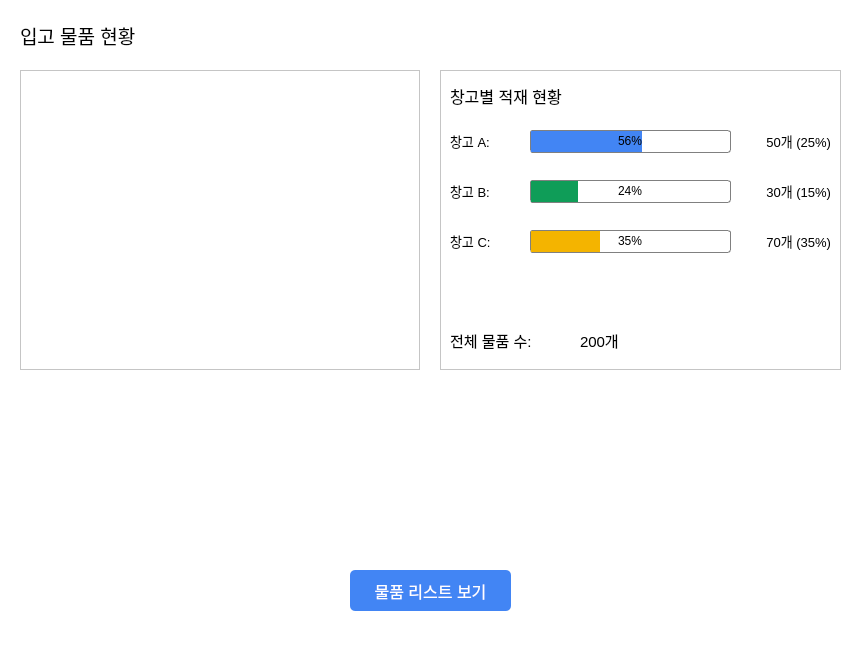
<?xml version="1.0" encoding="UTF-8"?>
<ui version="4.0">
 <class>inventory</class>
 <widget class="QWidget" name="inventory">
  <property name="geometry">
   <rect>
    <x>0</x>
    <y>0</y>
    <width>861</width>
    <height>651</height>
   </rect>
  </property>
  <property name="windowTitle">
   <string>Form</string>
  </property>
  <property name="styleSheet">
   <string notr="true">background-color: #ffffff;</string>
  </property>
  <widget class="QLabel" name="label">
   <property name="geometry">
    <rect>
     <x>20</x>
     <y>20</y>
     <width>181</width>
     <height>30</height>
    </rect>
   </property>
   <property name="font">
    <font>
     <pointsize>14</pointsize>
     <weight>50</weight>
     <bold>false</bold>
    </font>
   </property>
   <property name="text">
    <string>입고 물품 현황</string>
   </property>
  </widget>
  <widget class="QFrame" name="chartFrame">
   <property name="geometry">
    <rect>
     <x>20</x>
     <y>70</y>
     <width>400</width>
     <height>300</height>
    </rect>
   </property>
   <property name="frameShape">
    <enum>QFrame::StyledPanel</enum>
   </property>
   <property name="frameShadow">
    <enum>QFrame::Raised</enum>
   </property>
  </widget>
  <widget class="QFrame" name="progressFrame">
   <property name="geometry">
    <rect>
     <x>440</x>
     <y>70</y>
     <width>401</width>
     <height>300</height>
    </rect>
   </property>
   <property name="frameShape">
    <enum>QFrame::StyledPanel</enum>
   </property>
   <property name="frameShadow">
    <enum>QFrame::Raised</enum>
   </property>
   <widget class="QLabel" name="label_2">
    <property name="geometry">
     <rect>
      <x>10</x>
      <y>10</y>
      <width>381</width>
      <height>31</height>
     </rect>
    </property>
    <property name="font">
     <font>
      <pointsize>12</pointsize>
      <weight>50</weight>
      <bold>false</bold>
     </font>
    </property>
    <property name="text">
     <string>창고별 적재 현황</string>
    </property>
   </widget>
   <widget class="QLabel" name="label_warehouse_a">
    <property name="geometry">
     <rect>
      <x>10</x>
      <y>60</y>
      <width>81</width>
      <height>21</height>
     </rect>
    </property>
    <property name="font">
     <font>
      <pointsize>10</pointsize>
      <weight>50</weight>
      <bold>false</bold>
     </font>
    </property>
    <property name="text">
     <string>창고 A:</string>
    </property>
   </widget>
   <widget class="QProgressBar" name="progressBar_A">
    <property name="geometry">
     <rect>
      <x>90</x>
      <y>60</y>
      <width>201</width>
      <height>23</height>
     </rect>
    </property>
    <property name="styleSheet">
     <string notr="true">QProgressBar {
    border: 1px solid grey;
    border-radius: 3px;
    text-align: center;
}

QProgressBar::chunk {
    background-color: #4285F4;
}</string>
    </property>
    <property name="value">
     <number>56</number>
    </property>
   </widget>
   <widget class="QLabel" name="label_a_count">
    <property name="geometry">
     <rect>
      <x>300</x>
      <y>60</y>
      <width>91</width>
      <height>21</height>
     </rect>
    </property>
    <property name="font">
     <font>
      <pointsize>10</pointsize>
     </font>
    </property>
    <property name="text">
     <string>50개 (25%)</string>
    </property>
    <property name="alignment">
     <set>Qt::AlignRight|Qt::AlignTrailing|Qt::AlignVCenter</set>
    </property>
   </widget>
   <widget class="QLabel" name="label_warehouse_b">
    <property name="geometry">
     <rect>
      <x>10</x>
      <y>110</y>
      <width>81</width>
      <height>21</height>
     </rect>
    </property>
    <property name="font">
     <font>
      <pointsize>10</pointsize>
      <weight>50</weight>
      <bold>false</bold>
     </font>
    </property>
    <property name="text">
     <string>창고 B:</string>
    </property>
   </widget>
   <widget class="QProgressBar" name="progressBar_B">
    <property name="geometry">
     <rect>
      <x>90</x>
      <y>110</y>
      <width>201</width>
      <height>23</height>
     </rect>
    </property>
    <property name="styleSheet">
     <string notr="true">QProgressBar {
    border: 1px solid grey;
    border-radius: 3px;
    text-align: center;
}

QProgressBar::chunk {
    background-color: #0F9D58;
}</string>
    </property>
    <property name="value">
     <number>24</number>
    </property>
   </widget>
   <widget class="QLabel" name="label_b_count">
    <property name="geometry">
     <rect>
      <x>300</x>
      <y>110</y>
      <width>91</width>
      <height>21</height>
     </rect>
    </property>
    <property name="font">
     <font>
      <pointsize>10</pointsize>
     </font>
    </property>
    <property name="text">
     <string>30개 (15%)</string>
    </property>
    <property name="alignment">
     <set>Qt::AlignRight|Qt::AlignTrailing|Qt::AlignVCenter</set>
    </property>
   </widget>
   <widget class="QLabel" name="label_warehouse_c">
    <property name="geometry">
     <rect>
      <x>10</x>
      <y>160</y>
      <width>81</width>
      <height>21</height>
     </rect>
    </property>
    <property name="font">
     <font>
      <pointsize>10</pointsize>
      <weight>50</weight>
      <bold>false</bold>
     </font>
    </property>
    <property name="text">
     <string>창고 C:</string>
    </property>
   </widget>
   <widget class="QProgressBar" name="progressBar_C">
    <property name="geometry">
     <rect>
      <x>90</x>
      <y>160</y>
      <width>201</width>
      <height>23</height>
     </rect>
    </property>
    <property name="styleSheet">
     <string notr="true">QProgressBar {
    border: 1px solid grey;
    border-radius: 3px;
    text-align: center;
}

QProgressBar::chunk {
    background-color: #F4B400;
}</string>
    </property>
    <property name="value">
     <number>35</number>
    </property>
   </widget>
   <widget class="QLabel" name="label_c_count">
    <property name="geometry">
     <rect>
      <x>300</x>
      <y>160</y>
      <width>91</width>
      <height>21</height>
     </rect>
    </property>
    <property name="font">
     <font>
      <pointsize>10</pointsize>
     </font>
    </property>
    <property name="text">
     <string>70개 (35%)</string>
    </property>
    <property name="alignment">
     <set>Qt::AlignRight|Qt::AlignTrailing|Qt::AlignVCenter</set>
    </property>
   </widget>
   <widget class="QLabel" name="label_total">
    <property name="geometry">
     <rect>
      <x>10</x>
      <y>260</y>
      <width>121</width>
      <height>21</height>
     </rect>
    </property>
    <property name="font">
     <font>
      <pointsize>11</pointsize>
      <weight>50</weight>
      <bold>false</bold>
     </font>
    </property>
    <property name="text">
     <string>전체 물품 수:</string>
    </property>
   </widget>
   <widget class="QLabel" name="label_total_count">
    <property name="geometry">
     <rect>
      <x>140</x>
      <y>260</y>
      <width>251</width>
      <height>21</height>
     </rect>
    </property>
    <property name="font">
     <font>
      <pointsize>11</pointsize>
      <weight>50</weight>
      <bold>false</bold>
     </font>
    </property>
    <property name="text">
     <string>200개</string>
    </property>
   </widget>
  </widget>
  <widget class="QPushButton" name="btn_inventory_list">
   <property name="geometry">
    <rect>
     <x>350</x>
     <y>570</y>
     <width>161</width>
     <height>41</height>
    </rect>
   </property>
   <property name="font">
    <font>
     <pointsize>12</pointsize>
     <weight>50</weight>
     <bold>false</bold>
    </font>
   </property>
   <property name="styleSheet">
    <string notr="true">QPushButton {
    background-color: #4285F4;
    color: white;
    border-radius: 5px;
    padding: 5px;
}
QPushButton:hover {
    background-color: #5294FF;
}
QPushButton:pressed {
    background-color: #3275E4;
}</string>
   </property>
   <property name="text">
    <string>물품 리스트 보기</string>
   </property>
  </widget>
 </widget>
 <resources/>
 <connections/>
</ui>
